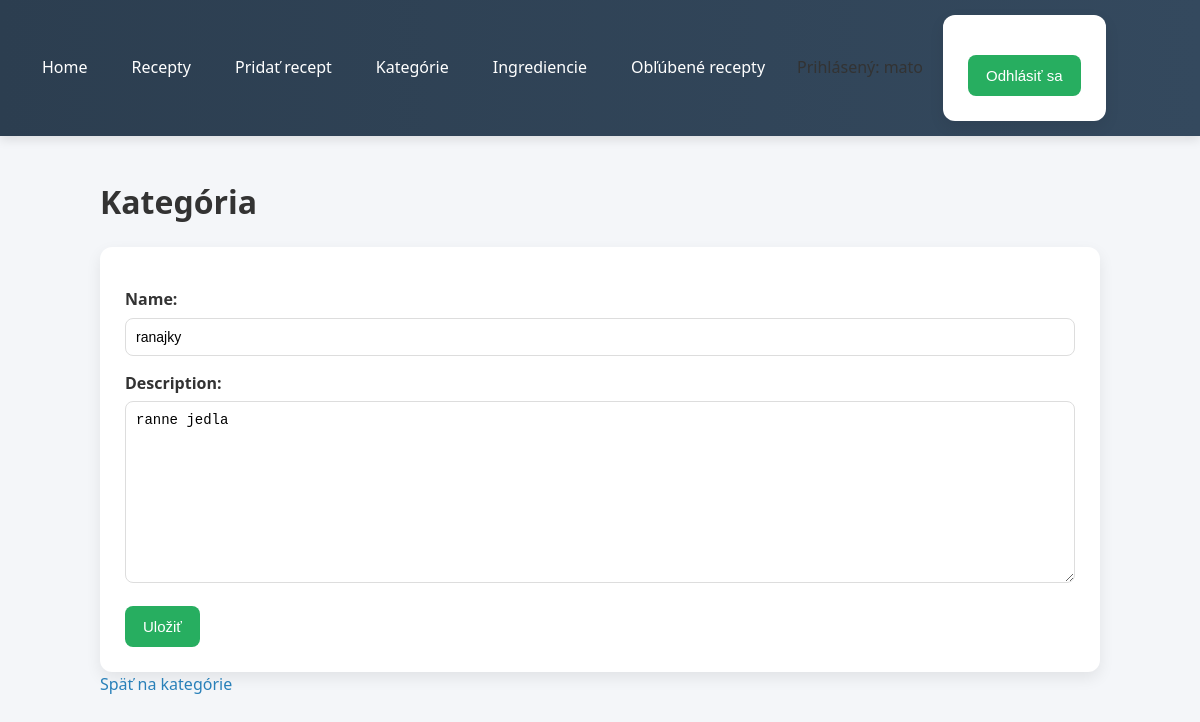
Page /categories/1/edit/ (signed in) on the earlier database version.
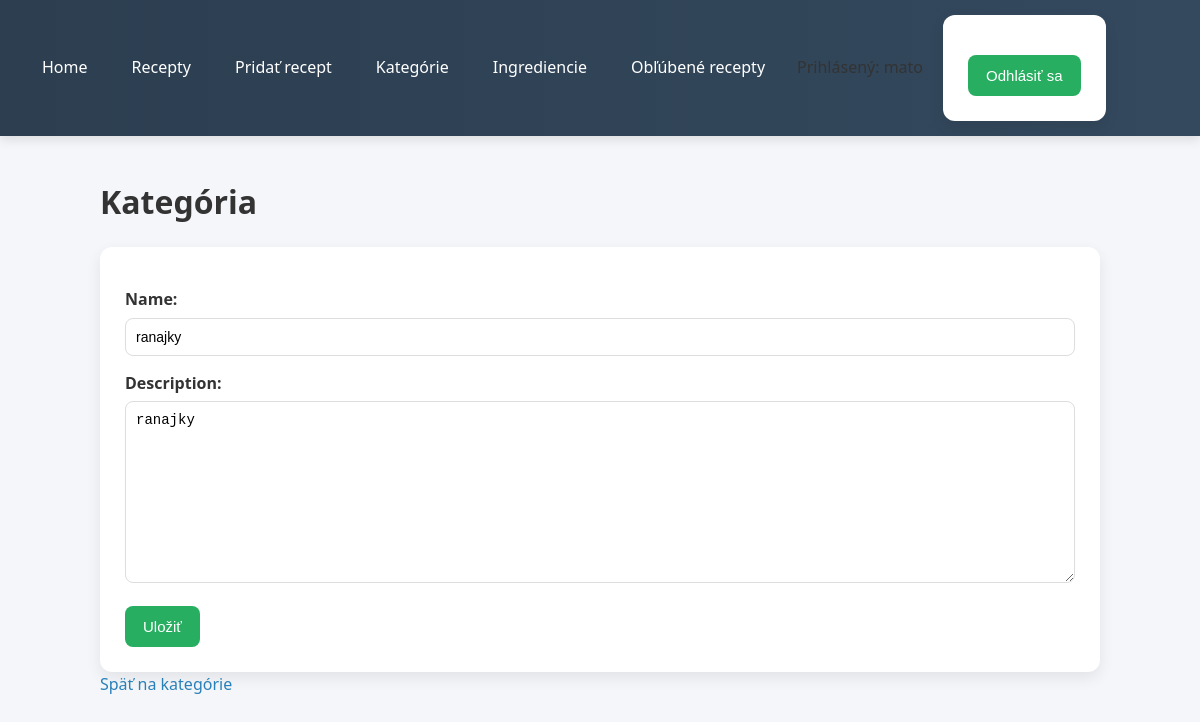
Same page on the later database version.
### recipes/models.py (models this page shows, shortened)
class Category(models.Model):
    name = models.CharField(max_length=100)
    description = models.TextField(blank=True)

### recipes/views.py (the view)
# urls.py: path('categories/<int:pk>/edit/', views.category_update, name='category_update'),
@login_required
def category_update(request, pk):
    category = get_object_or_404(Category, pk=pk)
    if request.method == 'POST':
        form = CategoryForm(request.POST, instance=category)
        if form.is_valid():
            form.save()
            return redirect('category_list')
    else:
        form = CategoryForm(instance=category)
    return render(request, 'recipes/category_form.html', {'form': form})

### recipes/forms.py
class CategoryForm(forms.ModelForm):
    class Meta:
        model = Category
        fields = ['name', 'description']

### recipes/templates/recipes/category_form.html (shortened to what this page needs)
{% extends 'recipes/base.html' %}
{% block content %}
<h1>Kategória</h1>
<form method="post">
    {{ form.as_p }}
    <button type="submit">Uložiť</button>
</form>
<p>
    <a href="{% url 'category_list' %}">Späť na kategórie</a>
</p>
{% endblock %}

Differences in the rows shown:
changed Category "ranajky": description "ranne jedla" → "ranajky"
